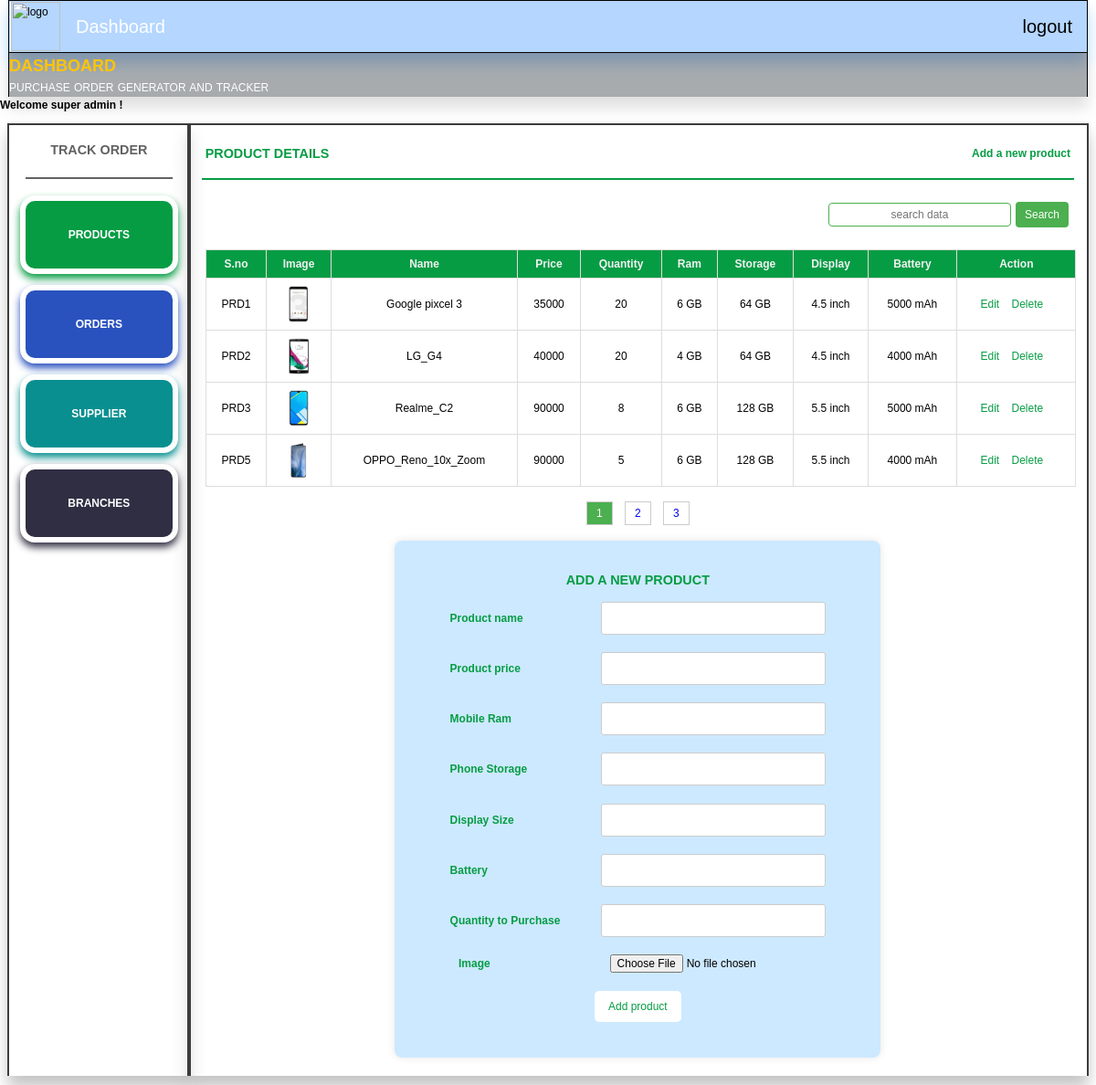
Page /mobile_task/super_admin/master_dashboard.php on the committed database.
### tables this page shows
CREATE TABLE `product_table` (
  `id` int(11) NOT NULL,
  `product_id` varchar(25) NOT NULL,
  `product_name` varchar(50) NOT NULL,
  `phone_ram` varchar(10) NOT NULL,
  `phone_storage` varchar(15) NOT NULL,
  `phone_display_size` varchar(25) NOT NULL,
  `battery` varchar(20) NOT NULL,
  `product_price` int(11) NOT NULL,
  `product_total_qty` int(11) NOT NULL,
  `images` varchar(225) NOT NULL,
  `created_by` varchar(225) DEFAULT NULL,
  `created_on` datetime DEFAULT NULL,
  `updated_by` varchar(225) DEFAULT NULL,
  `updated_on` datetime DEFAULT NULL
);

### mobile_task/super_admin/master_dashboard.php (the view, shortened to what this page needs)
<?php
require_once '../config/config.php';
$username = $_SESSION['username'];
require_once 'navbar.php';
?>
<h1>Welcome super admin <span><?= $username; ?>!</span></h1>
<!DOCTYPE html>
<html lang="en">
<head>
    <link rel="stylesheet" href="../style/style.css">
    <link rel="stylesheet" href="../style/search.css">
</head>
<body>
    <main>
        <div class="side-container">
            <div class="side-heading">
                <h3>track order</h3>
            </div>
            <hr class="hrline">
            <li class="product-btn"><a href="master_dashboard.php?section=products">Products</a></li>
            <li class="order-btn"><a href="master_dashboard.php?section=order">Orders</a></li>
            <li class="seller-btn"><a href="master_dashboard.php?section=seller">Supplier</a></li>
            <li class="track-btn"><a href="master_dashboard.php?section=order-track">Branches</a></li>
        </div>
        <div class="main-container">
            <section id="products">
                <?php
                $num_per_page = 4;
                if (isset($_GET["page"])) {
                    $page = $_GET["page"];
                } else {
                    $page = 1;
                }
                $start_from = ($page - 1) * $num_per_page;
                $search = "";
                $stmt = $con->prepare("SELECT * FROM product_table WHERE product_id LIKE ? OR product_name LIKE ? LIMIT ?, ?");
                $searchParam = "%$search%";
                $stmt->bind_param("ssii", $searchParam, $searchParam, $start_from, $num_per_page);
                $stmt->execute();
                $result = $stmt->get_result();
                $selectedAnchor = isset($_GET['section']) ? $_GET['section'] : 'products';
                if ($selectedAnchor == 'products' && !isset($_GET['id'])) {
                ?>
                    <div class="add">
                        <a href="master_dashboard.php?section=form-container">Add a new product</a>
                        <h3 class="pro-heading">
                            Product details
                        </h3>
                    </div>
                    <hr class="hr-line">
                    <div class="search">
                        <form action="" method="post" class="search-form">
                            <input type="text" name="search" placeholder="search data" value="<?= $search ?>">
                            <button name="submit">Search</button>
                        </form>
                    </div>
                    <?php
                    if ($result) {
                        if (mysqli_num_rows($result) > 0) {
                    ?>
                            <table class="table-view">
                                <tr>
                                    <th>S.no</th>
                                    <th>Image</th>
                                    <th>Name</th>
                                    <th>Price</th>
                                    <th>Quantity</th>
                                    <th>Ram</th>
                                    <th>Storage</th>
                                    <th>Display</th>
                                    <th>Battery</th>
                                    <th>Action</th>
                                </tr>
                                <?php
                                while ($row = mysqli_fetch_assoc($result)) {
                                ?>
                                    <tr>
                                        <td><?= $row['product_id'] ?></td>
                                        <td><img src="../admin_page/product_img/<?= $row['images'] ?>" height="100" alt="img"></td>
                                        <td><?= $row['product_name'] ?></td>
                                        <td><?= $row['product_price'] ?></td>
                                        <td><?= $row['product_total_qty'] ?></td>
                                        <td><?= $row['phone_ram'] ?></td>
                                        <td><?= $row['phone_storage'] ?></td>
                                        <td><?= $row['phone_display_size'] ?></td>
                                        <td><?= $row['battery'] ?></td>
                                        <td>
                                            <a href='admin_dashboard.php?id=<?php echo $row["product_id"] ?>' onclick="return confirm('Are you sure edit the product?')">Edit</a>
                                            <a href='delete.php?del_id=<?php echo $row["product_id"] ?>' onclick="return confirm('Are you sure delete the product?')">Delete</a>
                                        </td>
                                    </tr>
                        <?php
                                }
                            } else {
                                echo "<h3 class='pro-heading'>Data not found</h3>";
                            }
                        }
                        ?>
                            </table>
                            <?php
                            $countStmt = $con->prepare("SELECT COUNT(*) as total FROM product_table WHERE product_id LIKE ? OR product_name LIKE ?");
                            $countStmt->bind_param("ss", $searchParam, $searchParam);
                            $countStmt->execute();
                            $countResult = $countStmt->get_result();
                            $row = mysqli_fetch_assoc($countResult);
                            $total_record = $row['total'];
                            $total_page = ceil($total_record / $num_per_page);
                            if ($total_page > 1) {
                                echo "<div class='pagination'>";
                                for ($i = 1; $i <= $total_page; $i++) {
                                    $active_class = ($i == $page) ? "active" : "";
                                    echo "<a class='$active_class' href='master_dashboard.php?section=products&page=" . $i . "'>" . $i . "</a> ";
                                }
                                echo "</div>";
                            }
                        }
                        $selectedAnchor = isset($_GET['section']) ? $_GET['section'] : 'form-container';
                        if ($selectedAnchor == 'form-container' && !isset($_GET['id'])) {
                            ?>
                            <section id="form-container">
                                <h1 class="product-h1">Add a new product</h1>
                                <form action="add.php" method="post" enctype="multipart/form-data" class="product-form">
                                    <label for="product_name">Product name</label>
                                    <input type="text" name="product_name" id="product_name" value="" class="input-box"><br><br>
                                    <label for='product_price'>Product price</label>
                                    <input type='text' name='product_price' id="product_price" value='' class="input-box" required><br><br>
                                    <label for='phone_ram'>Mobile Ram</label>
                                    <input type='text' name='phone_ram' id="phone_ram" value='' class="input-box" required><br><br>
                                    <label for='phone_storage'>Phone Storage</label>
                                    <input type='text' name='phone_storage' id="phone_storage" class="input-box" value='' required><br><br>
                                    <label for='phone_display_size'>Display Size</label>
                                    <input type='text' name='phone_display_size' id="phone_display_size" class="input-box" value='' required><br><br>
                                    <label for='battery'>Battery</label>
                                    <input type='text' name='battery' id="battery" class="input-box" value='' required><br><br>
                                    <label for="product_total_qty">Quantity to Purchase</label>
                                    <input type="number" name="product_total_qty" id="product_total_qty" class="input-box" value='' min="1" required><br><br>
                                    <label for="images">Image</label>
                                    <input type="file" name="file" id="images" value="" class="input-box" accept=".jpg, .jpeg, .jfif, .pjpeg, .pjp, .png" required><br><br>
                                    <input type="submit" name="addproduct" value="Add product"><br><br>
                                </form>
                            </section>
                            <?php
                        }
                            ?>
            </section>
    </main>
</body>
</html>

### mobile_task/style/style.css (style rules this page uses)
* { margin: 0; padding: 0; font-family: Verdana, Geneva, Tahoma, sans-serif; font-size: 12px; }
body { line-height: 1.6; background-color: white; margin: 0; padding: 0; font-family: Verdana, Geneva, Tahoma, sans-serif; font-size: 12px; }
a { text-decoration: none; }
li { list-style: none; }
main { display: grid; grid-template-columns: 1fr 5fr; margin: 10px; justify-items: center; box-shadow: 0 12px 16px 0 rgba(117, 116, 116, 0.24); }
.side-container, .main-container { width: 100%; text-align: center; box-shadow: 0 12px 16px 0 rgba(117, 116, 116, 0.24); border: 2px solid rgb(60, 60, 60); border-bottom: none; height: auto; }
.side-container .side-heading h3 { margin-top: 1.3rem; text-align: center; color: #626262; font-size: 1.2rem; font-weight: 900; text-transform: uppercase; }
.hrline { margin: 1.5rem; border: 1px solid #626262; }
.side-container a { color: #ffffff; padding: 25px; }
.side-container li { cursor: pointer; margin: 1rem; border: 6px solid #ffffff; border-radius: 16px; line-height: 20px; padding: 27px 0px; text-align: center; text-transform: uppercase; font-weight: bold; font-size: 12px; transition: transform 0.3s; }
.product-btn { background-color: #069c44; box-shadow: 0px 5px 8px #069c44; }
.order-btn { background-color: #2a52be; box-shadow: 0px 5px 8px #2a52be; }
.seller-btn { background-color: #098f8f; box-shadow: 0px 5px 8px #098f8f; }
.track-btn { background-color: #302e42; box-shadow: 0px 5px 8px #302e42; }
#products, #order, #seller, #order-track { margin-top: 20px; }
.add { display: flex; text-align: end; margin: 1.5rem; margin-bottom: 0; font-size: 12px; align-items: center; flex-direction: row-reverse; justify-content: space-between; }
.add a { text-decoration: none; font-weight: bold; }
#products .add a { color: #069c44; }
.pro-heading { margin: 0; color: #069c44; font-size: 1.2rem; text-transform: uppercase; }
#products .pro-heading { color: #069c44; }
.hr-line { margin: 1.2rem; }
#products .hr-line { border: 1px solid #069c44; }
.table-view { width: 97%; border-collapse: collapse; margin-top: 10px; margin-left: 1.5rem; margin-right: 1.5rem; }
.table-view th, .table-view td { border: 1px solid #ddd; padding: 8px; }
.table-view td { text-align: center; }
#products .table-view th { background-color: #069c44; color: #f2f2f2; }
.table-view img { max-width: 100px; max-height: 40px; text-align: center; }
.table-view a { text-decoration: none; margin-right: 10px; }
#products .table-view a { color: #069c44; }
#products input[type="text"], #products input[type="number"], #products input[type="mail"], #products input[type="date"], #order input[type="text"], #order input[type="number"], #order input[type="mail"], #order input[type="date"] { width: 100%; border: none; text-align: center; font-size: 12px; font-family: Verdana, Geneva, Tahoma, sans-serif; }
#products input[type="submit"], #order input[type="submit"] { color: #069c44; border: none; cursor: pointer; font-size: 12px; font-family: Verdana, Geneva, Tahoma, sans-serif; background-color: #ffffff; }
#form-container, #order-container { max-width: 50%; margin: 20px auto; background-color: #9fd5ff85; padding: 20px; border-radius: 8px; box-shadow: 0 0 10px rgba(0, 0, 0, 0.1); text-align: center; }
#form-container .product-h1, #order-container .order-h1 { margin-top: 1rem; text-align: center; font-size: 1.2rem; text-transform: uppercase; margin-bottom: 1rem; }
#form-container .product-h1 { color: #069c44; }
#form-container label, #order-container label { display: inline-block; width: 33%; font-weight: bold; text-align: start; color: #0e0edc; }
#form-container label { color: #069c44; }
#form-container input[type="text"], #form-container input[type="number"], #form-container input[type="mail"], #form-container input[type="date"], #order-container input[type="text"], #order-container input[type="number"], #order-container input[type="mail"], #order-container input[type="date"] { width: 50%; box-sizing: border-box; padding: 10px; border: 1px solid #ccc; border-radius: 3px; text-align: left; }
input[type="submit"] { background-color: #0099ff; color: white; padding: 10px 15px; border: none; border-radius: 5px; cursor: pointer; font-family: Verdana, Geneva, Tahoma, sans-serif; }
.pagination, .order-pagination { margin-top: 20px; }
.pagination a, .order-pagination a { padding: 5px 10px; margin: 0 5px; border: 1px solid #ccc; text-decoration: none; }
.pagination a.active { background-color: #4CAF50; color: white; }

### rows in the picture
product_table: product "PRD1", images (picture), product_name "Google pixcel 3", product_price "35000", product_total_qty "20", phone_ram "6 GB", phone_storage "64 GB", phone_display_size "4.5 inch", battery "5000 mAh"
product_table: product "PRD2", images (picture), product_name "LG_G4", product_price "40000", product_total_qty "20", phone_ram "4 GB", phone_storage "64 GB", phone_display_size "4.5 inch", battery "4000 mAh"
product_table: product "PRD3", images (picture), product_name "Realme_C2", product_price "90000", product_total_qty "8", phone_ram "6 GB", phone_storage "128 GB", phone_display_size "5.5 inch", battery "5000 mAh"
product_table: product "PRD5", images (picture), product_name "OPPO_Reno_10x_Zoom", product_price "90000", product_total_qty "5", phone_ram "6 GB", phone_storage "128 GB", phone_display_size "5.5 inch", battery "4000 mAh"
